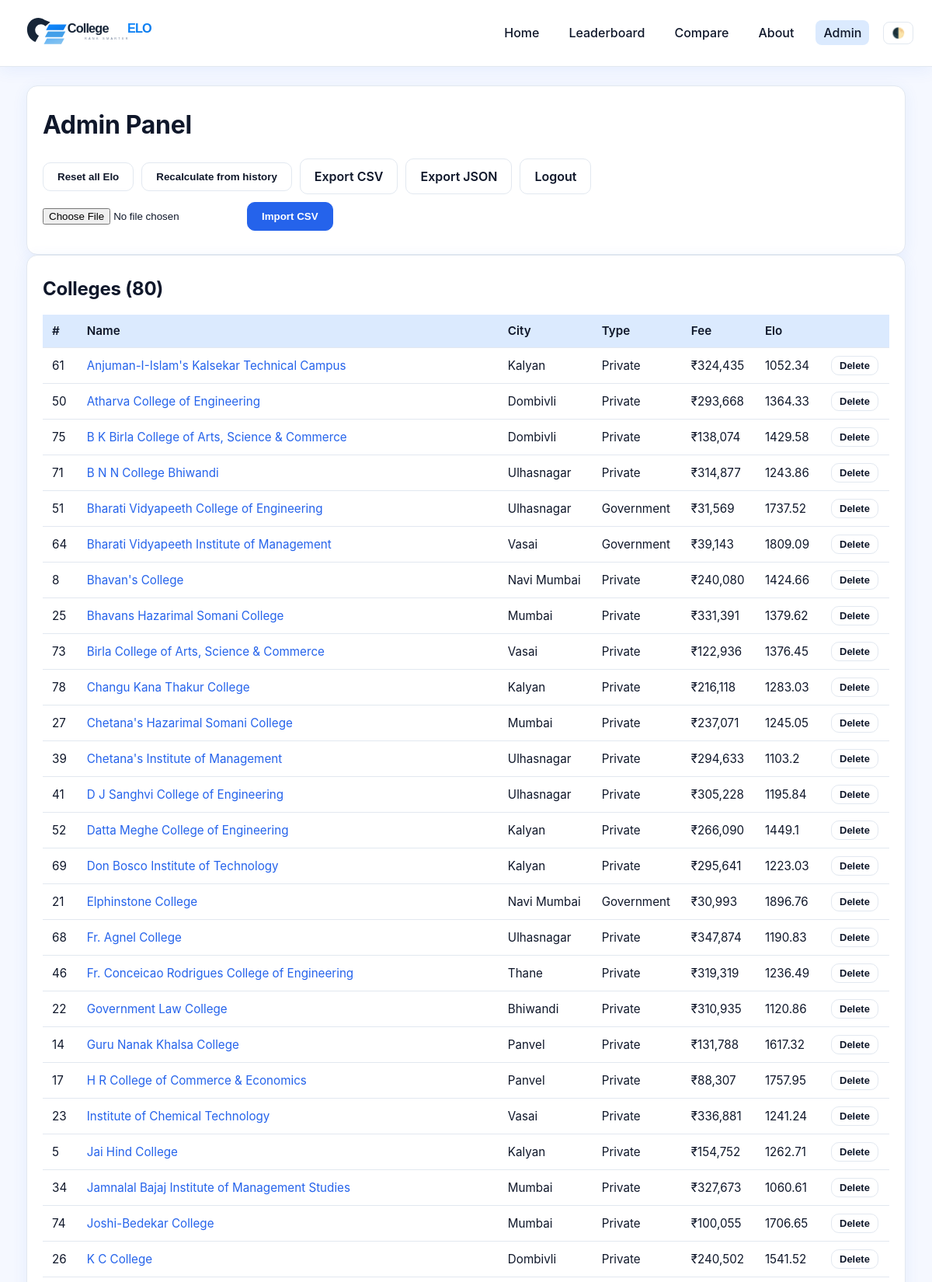
/admin (signed in, upper part), run on the app's committed database.
### models.py (models this page shows)
class College(Base):
    __tablename__ = "colleges"
    id = Column(Integer, primary_key=True)
    college_name = Column(String(255), nullable=False, unique=True)
    city = Column(String(80))
    type = Column(String(40))          # Government / Private
    university = Column(String(120))
    naac_grade = Column(String(8))
    nirf_rank = Column(Integer)
    annual_fee = Column(Integer)
    average_package = Column(Integer)
    highest_package = Column(Integer)
    placement_percentage = Column(Float)
    student_rating = Column(Float)
    website = Column(String(255))
    logo = Column(String(255))
    elo_rating = Column(Float, default=1500.0)
    last_updated = Column(DateTime, default=datetime.utcnow,
                          onupdate=datetime.utcnow)
    history = relationship("EloHistory", back_populates="college",
                           cascade="all, delete-orphan")
    def to_dict(self) -> dict:
        return {
            "id": self.id,
            "college_name": self.college_name,
            "city": self.city,
            "type": self.type,
            "university": self.university,
            "naac_grade": self.naac_grade,
            "nirf_rank": self.nirf_rank,
            "annual_fee": self.annual_fee,
            "average_package": self.average_package,
            "highest_package": self.highest_package,
            "placement_percentage": self.placement_percentage,
            "student_rating": self.student_rating,
            "website": self.website,
            "logo": self.logo,
            "elo_rating": round(self.elo_rating or 1500.0, 2),
            "roi": round((self.average_package or 0) /
                         max(1, self.annual_fee or 1), 2),
            "last_updated": self.last_updated.isoformat()
                            if self.last_updated else None,
        }

### app.py (the view)
@app.route("/admin")
@login_required
def admin_panel():
    s = db()
    colleges = [c.to_dict() for c in s.query(College)
                .order_by(College.college_name).all()]
    return render_template("admin.html", logged_in=True, colleges=colleges)

### app.py (called while the page is built)
def db():
    return SessionLocal()

def login_required(fn):
    @wraps(fn)
    def wrapper(*a, **kw):
        if not session.get("is_admin"):
            return redirect(url_for("admin_login"))
        return fn(*a, **kw)
    return wrapper

### templates/admin.html (shortened to what this page needs)
{% extends "_base.html" %}
{% set active = 'admin' %}
{% block body %}
{% if not logged_in %}
  <div class="card auth-card">
    <h1>Admin Login</h1>
    <form method="post" action="{{ url_for('admin_login') }}">
      <label>Username<input name="username" required></label>
      <label>Password<input type="password" name="password" required></label>
      <button class="btn btn-primary" type="submit">Log in</button>
    </form>
    <p class="muted">Default: <code>admin</code> / <code>admin123</code></p>
  </div>
{% else %}
  <div class="admin-actions card">
    <h1>Admin Panel</h1>
    <div class="row">
      <form method="post" action="{{ url_for('admin_reset_elo') }}"><button class="btn">Reset all Elo</button></form>
      <form method="post" action="{{ url_for('admin_recalculate') }}"><button class="btn">Recalculate from history</button></form>
      <a class="btn" href="{{ url_for('admin_export', fmt='csv') }}">Export CSV</a>
      <a class="btn" href="{{ url_for('admin_export', fmt='json') }}">Export JSON</a>
      <a class="btn" href="{{ url_for('admin_logout') }}">Logout</a>
    </div>
    <form method="post" action="{{ url_for('admin_import_csv') }}" enctype="multipart/form-data" class="row">
      <input type="file" name="file" accept=".csv" required>
      <button class="btn btn-primary">Import CSV</button>
    </form>
  </div>
  <div class="card">
    <h2>Colleges ({{ colleges|length }})</h2>
    <table class="leaderboard">
      <thead><tr><th>#</th><th>Name</th><th>City</th><th>Type</th><th>Fee</th><th>Elo</th><th></th></tr></thead>
      <tbody>
      {% for c in colleges %}
        <tr>
          <td>{{ c.id }}</td>
          <td><a href="{{ url_for('college_detail', cid=c.id) }}">{{ c.college_name }}</a></td>
          <td>{{ c.city }}</td><td>{{ c.type }}</td>
          <td>₹{{ '{:,}'.format(c.annual_fee) }}</td>
          <td>{{ c.elo_rating }}</td>
          <td><button class="btn btn-sm delete-btn" data-id="{{ c.id }}">Delete</button></td>
        </tr>
      {% endfor %}
      </tbody>
    </table>
  </div>
{% endif %}
{% endblock %}

### static/css/style.css (style rules this page uses)
:root { --primary:#2563eb; --primary-dark:#1d4ed8; --bg:#f5f8ff; --card:#ffffff; --text:#0f172a; --muted:#64748b; --border:#e2e8f0; --accent:#dbeafe; --danger:#dc2626; --ok:#16a34a; --radius:14px; --shadow:0 4px 20px rgba(37,99,235,.08); }
* { box-sizing:border-box }
body { margin:0;font-family:-apple-system,BlinkMacSystemFont,'Segoe UI',Roboto,sans-serif;background:var(--bg);color:var(--text);line-height:1.5 }
a { color:var(--primary);text-decoration:none }
h1,h2,h3 { margin:.2em 0 .6em;letter-spacing:-.01em }
.btn { display:inline-block;padding:10px 18px;border-radius:10px;border:0;background:var(--card);color:var(--text); cursor:pointer;font-weight:600;transition:.15s;border:1px solid var(--border) }
.btn-primary { background:var(--primary);color:#fff;border-color:var(--primary) }
.btn-sm { padding:4px 10px;font-size:.85em }
.card { background:var(--card);border:1px solid var(--border);border-radius:var(--radius);padding:20px;box-shadow:var(--shadow);transition:.2s }
.leaderboard { width:100%;border-collapse:collapse }
.leaderboard th,.leaderboard td { padding:10px 12px;text-align:left;border-bottom:1px solid var(--border);font-size:.95em }
.leaderboard th { background:var(--accent);color:var(--text);font-weight:600;position:sticky;top:0 }
.row { display:flex;gap:10px;flex-wrap:wrap;margin:10px 0;align-items:center }

### data on the page
College: id "61", college_name "Anjuman-I-Islam's Kalsekar Technical Campus", city "Kalyan", type "Private", annual_fee "324,435", elo_rating "1052.34"
College: id "50", college_name "Atharva College of Engineering", city "Dombivli", type "Private", annual_fee "293,668", elo_rating "1364.33"
College: id "75", college_name "B K Birla College of Arts, Science & Commerce", city "Dombivli", type "Private", annual_fee "138,074", elo_rating "1429.58"
College: id "71", college_name "B N N College Bhiwandi", city "Ulhasnagar", type "Private", annual_fee "314,877", elo_rating "1243.86"
College: id "51", college_name "Bharati Vidyapeeth College of Engineering", city "Ulhasnagar", type "Government", annual_fee "31,569", elo_rating "1737.52"
College: id "64", college_name "Bharati Vidyapeeth Institute of Management", city "Vasai", type "Government", annual_fee "39,143", elo_rating "1809.09"
College: id "8", college_name "Bhavan's College", city "Navi Mumbai", type "Private", annual_fee "240,080", elo_rating "1424.66"
College: id "25", college_name "Bhavans Hazarimal Somani College", city "Mumbai", type "Private", annual_fee "331,391", elo_rating "1379.62"
College: id "73", college_name "Birla College of Arts, Science & Commerce", city "Vasai", type "Private", annual_fee "122,936", elo_rating "1376.45"
College: id "78", college_name "Changu Kana Thakur College", city "Kalyan", type "Private", annual_fee "216,118", elo_rating "1283.03"
College: id "27", college_name "Chetana's Hazarimal Somani College", city "Mumbai", type "Private", annual_fee "237,071", elo_rating "1245.05"
College: id "39", college_name "Chetana's Institute of Management", city "Ulhasnagar", type "Private", annual_fee "294,633", elo_rating "1103.2"
College: id "41", college_name "D J Sanghvi College of Engineering", city "Ulhasnagar", type "Private", annual_fee "305,228", elo_rating "1195.84"
College: id "52", college_name "Datta Meghe College of Engineering", city "Kalyan", type "Private", annual_fee "266,090", elo_rating "1449.1"
College: id "69", college_name "Don Bosco Institute of Technology", city "Kalyan", type "Private", annual_fee "295,641", elo_rating "1223.03"
College: id "21", college_name "Elphinstone College", city "Navi Mumbai", type "Government", annual_fee "30,993", elo_rating "1896.76"
College: id "68", college_name "Fr. Agnel College", city "Ulhasnagar", type "Private", annual_fee "347,874", elo_rating "1190.83"
College: id "46", college_name "Fr. Conceicao Rodrigues College of Engineering", city "Thane", type "Private", annual_fee "319,319", elo_rating "1236.49"
College: id "22", college_name "Government Law College", city "Bhiwandi", type "Private", annual_fee "310,935", elo_rating "1120.86"
College: id "14", college_name "Guru Nanak Khalsa College", city "Panvel", type "Private", annual_fee "131,788", elo_rating "1617.32"
College: id "17", college_name "H R College of Commerce & Economics", city "Panvel", type "Private", annual_fee "88,307", elo_rating "1757.95"
College: id "23", college_name "Institute of Chemical Technology", city "Vasai", type "Private", annual_fee "336,881", elo_rating "1241.24"
College: id "5", college_name "Jai Hind College", city "Kalyan", type "Private", annual_fee "154,752", elo_rating "1262.71"
College: id "34", college_name "Jamnalal Bajaj Institute of Management Studies", city "Mumbai", type "Private", annual_fee "327,673", elo_rating "1060.61"
College: id "74", college_name "Joshi-Bedekar College", city "Mumbai", type "Private", annual_fee "100,055", elo_rating "1706.65"
College: id "26", college_name "K C College", city "Dombivli", type "Private", annual_fee "240,502", elo_rating "1541.52"

### other printed values
{{ colleges|length }} "80"
